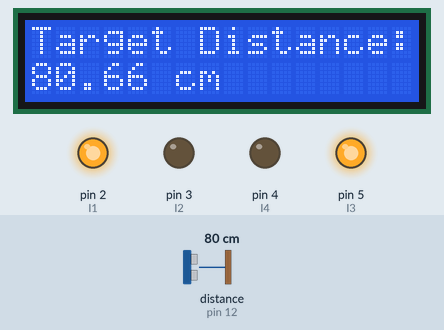
Simulated run of this sketch. Board: Arduino Uno, built with avr-gcc and run on an emulated ATmega328P. Parts: 16×2 character LCD, output pins drawn as LEDs (lit = HIGH). Wiring (inferred from the names in the program): ultrasonic range finder: trigger pin 13; echo pin 12. Dashed ring = blinking. The inputs (shaded band) are chosen by the test bench; at power-on: distance to the obstacle (sensor on pin 12) 80 cm. The echo pulse lasts 58.3 µs per cm; pins used as bus, display or sensor lines are not drawn.

Above: at 1.2 s.
1.3 s: distance to the obstacle (sensor on pin 12) set to 32 cm
At 2.5 s:
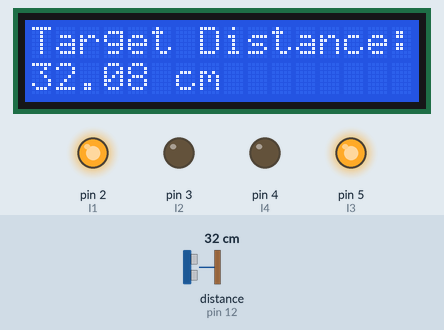
2.8 s: distance to the obstacle (sensor on pin 12) set to 26 cm
At 3.36 s:
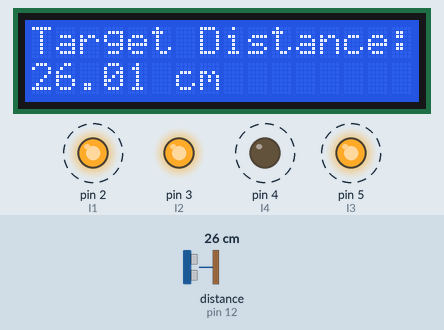
5.3 s: distance to the obstacle (sensor on pin 12) set to 35 cm
At 6.2 s:
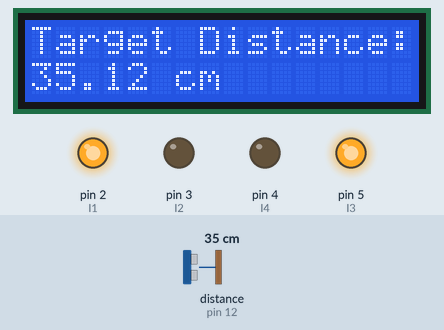
Timing chart, 0 to 8.3 s (numbered marks = the images above; inputs shaded):
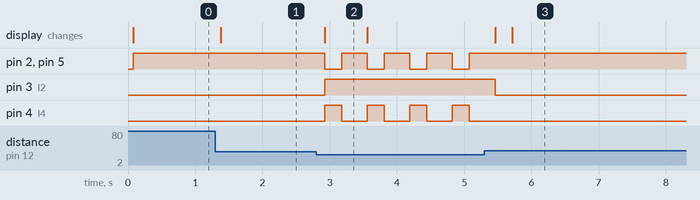

The sketch:

sketch1.ino
```cpp
  #include <LiquidCrystal.h> //Load Liquid Crystal Library

  #define I1 2  // Control pin 1 for motor 1
  #define I2 3  // Control pin 2 for motor 1
  #define I3 5  // Control pin 1 for motor 2
  #define I4 4  // Control pin 2 for motor 2

LiquidCrystal LCD(11, 10, 9, 8, 7, 6);  //Create Liquid Crystal Object called LCD

int trigPin=13; //Sensor Trip pin connected to Arduino pin 13
int echoPin=12;  //Sensor Echo pin connected to Arduino pin 11
int myCounter=0;  //declare your variable myCounter and set to 0
int servoControlPin=6; //Servo control line is connected to pin 6
float pingTime;  //time for ping to travel from sensor to target and return
float targetDistance; //Distance to Target in inches
float speedOfSound=1250; //Speed of sound in Km per hour when temp is 77 degrees.

void setup() {

Serial.begin(9600);
pinMode(trigPin, OUTPUT);
pinMode(echoPin, INPUT);
pinMode(I1, OUTPUT);
pinMode(I2, OUTPUT);
pinMode(I3, OUTPUT);
pinMode(I4, OUTPUT);
LCD.begin(16,2); //Tell Arduino to start your 16 column 2 row LCD
LCD.setCursor(0,0);  //Set LCD cursor to upper left corner, column 0, row 0
LCD.print("Target Distance:");  //Print Message on First Row
}

// Move forward
void forward() {
  // Move left motor forwaard
  digitalWrite(I1, HIGH);
  digitalWrite(I2, LOW);

  // Move right motor forward
  digitalWrite(I3, HIGH);
  digitalWrite(I4, LOW);
}

// Turn
void turn() {
  // Move left motor backward
  digitalWrite(I1, LOW);
  digitalWrite(I2, HIGH);

  //Move right motor backward
  digitalWrite(I3, LOW);
  digitalWrite(I4, HIGH);

  delay(250);

  // Stop left motor
  digitalWrite(I1, HIGH);
  digitalWrite(I2, HIGH);

  // Move right motor forward in order to turn
  digitalWrite(I3, HIGH);
  digitalWrite(I4, LOW);

  delay(125);
}

void loop() {

  digitalWrite(trigPin, LOW); //Set trigger pin low
  delayMicroseconds(2000); //Let signal settle
  digitalWrite(trigPin, HIGH); //Set trigPin high
  delayMicroseconds(15); //Delay in high state
  digitalWrite(trigPin, LOW); //ping has now been sent
  delayMicroseconds(10); //Delay in high state

  pingTime = pulseIn(echoPin, HIGH);  //pingTime is presented in microceconds
  pingTime=pingTime/1000000; //convert pingTime to seconds by dividing by 1000000 (microseconds in a second)
  pingTime=pingTime/3600; //convert pingtime to hourse by dividing by 3600 (seconds in an hour)
  targetDistance= speedOfSound * pingTime;  //This will be in Km, since speed of sound was Km per hour
  targetDistance=targetDistance/2; //Remember ping travels to target and back from target, so you must divide by 2 for actual target distance.
  targetDistance= targetDistance*100000;    //Convert Km to cm by multipling by 100000 (cm per Km)

  LCD.setCursor(0,1);  //Set cursor to first column of second row
  LCD.print("                "); //Print blanks to clear the row
  LCD.setCursor(0,1);   //Set Cursor again to first column of second row
  LCD.print(targetDistance); //Print measured distance
  LCD.print(" cm");  //Print your units.

// Check if there's an object ahead
  if (targetDistance > 30) {
    // If there's no object ahead, move forward
    forward();
  } else {
    // I there is an object, turn
    turn();
  }
  delay(250); //pause to let things settle
}
```

Measured:
- the behaviour switches between 30 and 29 cm on distance to the obstacle (sensor on pin 12) (found by bisection; images 1 and 2)
- after the input at 1.3 s, the display: changes after 0.08 s (image 1)
- after the input at 2.8 s, pin 2 (I1), pin 5 (I3): alternates HIGH for 0.38 s and LOW for 0.25 s, starting after 0.13 s; pin 3 (I2): LOW → HIGH after 0.13 s; pin 4 (I4): alternates HIGH for 0.25 s and LOW for 0.38 s, starting after 0.13 s; the display: changes after 0.13 s (image 2)
- after the input at 5.3 s, pin 2 (I1), pin 5 (I3): stops changing and stays HIGH; pin 3 (I2): HIGH → LOW after 0.16 s; pin 4 (I4): stops changing and stays LOW; the display: first changes after 0.16 s (image 3 shows a later state)
- what the display in image 2 shows lasts 0.7 s, from 2.9 s to 3.6 s
